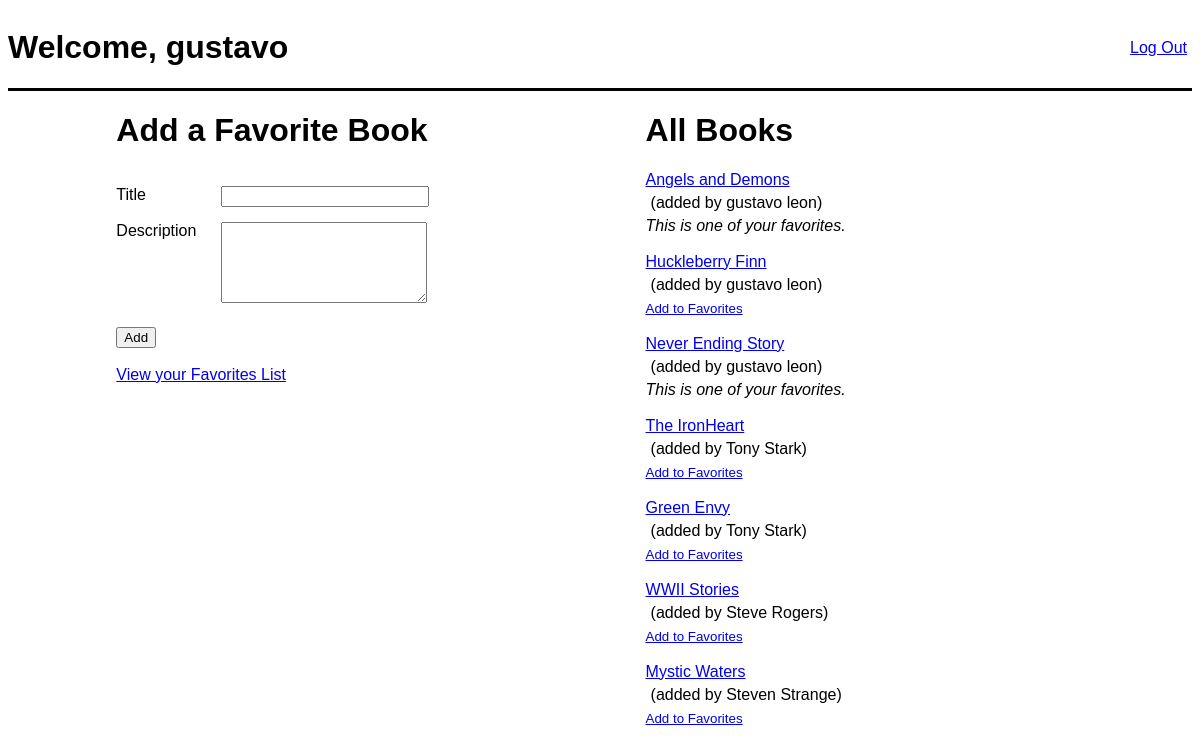
The page /books/ (signed in) on the database as committed earlier.
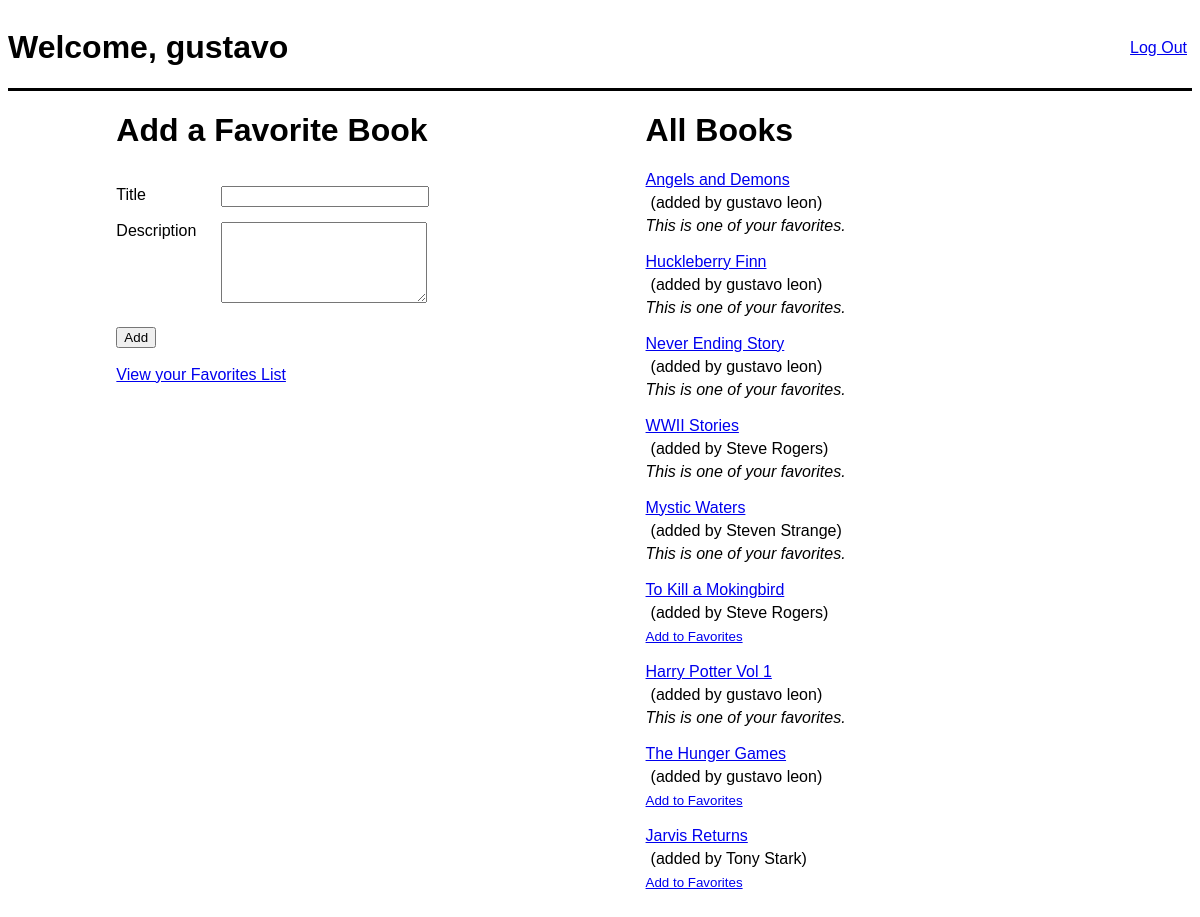
The same page on the database as committed later.
### login_app/models.py (models this page shows)
class Users(models.Model):
    first_name = models.CharField(max_length=255)
    last_name = models.CharField(max_length=255)
    email = models.EmailField()
    password_hash = models.CharField(max_length=255)
    created_at = models.DateTimeField(auto_now_add=True)
    modified_at = models.DateTimeField(auto_now=True)
    objects = UserManager()

### books_app/models.py (models this page shows)
class Books(models.Model):
    title = models.CharField(max_length=255)
    description = models.TextField()
    created_at = models.DateTimeField(auto_now_add=True)
    modified_at = models.DateTimeField(auto_now=True)
    uploaded_by = models.ForeignKey(Users, related_name="books_uploaded",on_delete=models.CASCADE)
    users_who_like = models.ManyToManyField(Users, related_name="liked_books")
    objects = BookManager()

### books_app/views.py (the view)
# urls.py: path('', views.index),
def index(request):
    request.session['updated_message'] = ""
    context={
        'books': Books.objects.all(),
        'user': Users.objects.get(id=request.session['user_id'])
    }
    return render(request, 'book_index.html', context)

### books_app/templates/book_index.html (shortened to what this page needs)
<!DOCTYPE html>
<html lang="en">
<head>
    {% load static %}
    <link rel="stylesheet" href="{% static 'css/style2.css' %}">
</head>
<body>
    <div id="canvas">
        <div id="header">
            <h1>Welcome, {{request.session.name}}</h1>
            <a href="/logout">Log Out</a>
        </div>
        <div id="content">
            <div id="add">
                <h1>Add a Favorite Book</h1>
                <form action="/books/add" method="post">
                    <label class="label-col">Title</label>
                    <input class="input-col" type="text" name="title"><br>
                    <label class="label-col">Description</label>
                    <textarea class="input-col" name="description" cols="1" rows="5"></textarea><br>
                    <input type="submit" value="Add" class="button">
                </form><br>
                <a href="/books/user_favorites">View your Favorites List</a>
            </div>
            <div id="book_list">
                <h1>All Books</h1>
                {% for book in books %}
                    <a class="book_link" href="/books/{{book.id}}">{{book.title}}</a><br>
                    <p class="book_details">(added by {{book.uploaded_by.first_name}} {{book.uploaded_by.last_name}})</p>
                    {% if user in book.users_who_like.all %}
                        <i>This is one of your favorites.</i><br>
                    {% else %}
                        <a class="like" href="/books/{{book.id}}/like">Add to Favorites</a><br>
                    {% endif %}
                    <br>
                {% endfor %}
            </div>
        </div>
    </div>
</body>
</html>

### books_app/static/css/style2.css (style rules this page uses)
* { font-family: Arial, Helvetica, sans-serif; }
#content { width: 80%; display: flex; justify-content: space-around; }
#header { display: flex; justify-content: space-between; border-bottom: 3px solid black; }
#header > a { margin: auto 5px; }
.label-col { display: inline-block; width: 100px; vertical-align: top; margin-top: 15px; }
.input-col { display: inline-block; width: 200px; margin-top: 15px; }
.button { display: flex; margin-top: 20px; text-align: right; }
.book_details { margin: 5px 5px; }
.like { font-size: 10pt; }

Rows that differ between the two databases and show on the page:
removed Books: title "The IronHeart", uploaded_by.first_name "Tony", uploaded_by.last_name "Stark"
removed Books: title "Green Envy", uploaded_by.first_name "Tony", uploaded_by.last_name "Stark"
computed for Books "Huckleberry Finn": text "Add to Favorites" → "This is one of your favorites."
computed for Books "WWII Stories": text "Add to Favorites" → "This is one of your favorites."
computed for Books "Mystic Waters": text "Add to Favorites" → "This is one of your favorites."
added Books: title "To Kill a Mokingbird", uploaded_by.first_name "Steve", uploaded_by.last_name "Rogers"
added Books: title "Harry Potter Vol 1", uploaded_by.first_name "gustavo", uploaded_by.last_name "leon", shows "This is one of your favorites."
added Books: title "The Hunger Games", uploaded_by.first_name "gustavo", uploaded_by.last_name "leon"
added Books: title "Jarvis Returns", uploaded_by.first_name "Tony", uploaded_by.last_name "Stark"
